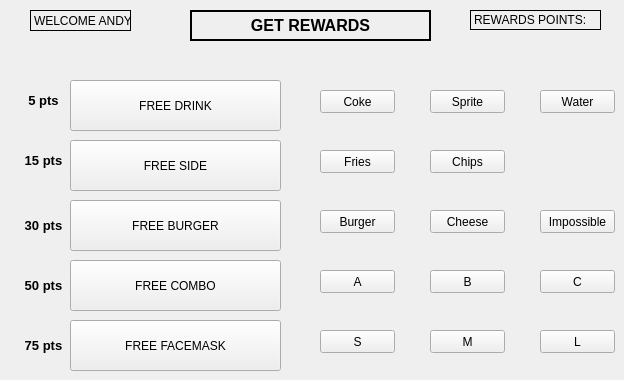
    <widget class="QWidget" name="rewards">
     <attribute name="title">
      <string>REWARDS</string>
     </attribute>
     <widget class="QLabel" name="greetings">
      <property name="geometry">
       <rect>
        <x>30</x>
        <y>10</y>
        <width>101</width>
        <height>21</height>
       </rect>
      </property>
      <property name="frameShape">
       <enum>QFrame::Box</enum>
      </property>
      <property name="text">
       <string>WELCOME ANDY!</string>
      </property>
      <property name="alignment">
       <set>Qt::AlignLeading|Qt::AlignLeft|Qt::AlignVCenter</set>
      </property>
     </widget>
     <widget class="QLabel" name="points">
      <property name="geometry">
       <rect>
        <x>470</x>
        <y>10</y>
        <width>131</width>
        <height>20</height>
       </rect>
      </property>
      <property name="frameShape">
       <enum>QFrame::Box</enum>
      </property>
      <property name="text">
       <string>REWARDS POINTS:</string>
      </property>
     </widget>
     <widget class="QLabel" name="label_17">
      <property name="geometry">
       <rect>
        <x>190</x>
        <y>10</y>
        <width>241</width>
        <height>31</height>
       </rect>
      </property>
      <property name="frameShape">
       <enum>QFrame::Box</enum>
      </property>
      <property name="lineWidth">
       <number>2</number>
      </property>
      <property name="text">
       <string>&lt;html&gt;&lt;head/&gt;&lt;body&gt;&lt;p&gt;&lt;span style=&quot; font-size:12pt; font-weight:600;&quot;&gt;GET REWARDS&lt;/span&gt;&lt;/p&gt;&lt;/body&gt;&lt;/html&gt;</string>
      </property>
      <property name="alignment">
       <set>Qt::AlignCenter</set>
      </property>
     </widget>
     <widget class="QPushButton" name="freeDrink">
      <property name="geometry">
       <rect>
        <x>70</x>
        <y>80</y>
        <width>211</width>
        <height>51</height>
       </rect>
      </property>
      <property name="text">
       <string>FREE DRINK</string>
      </property>
     </widget>
     <widget class="QPushButton" name="freeSide">
      <property name="geometry">
       <rect>
        <x>70</x>
        <y>140</y>
        <width>211</width>
        <height>51</height>
       </rect>
      </property>
      <property name="text">
       <string>FREE SIDE</string>
      </property>
     </widget>
     <widget class="QPushButton" name="freeBurger">
      <property name="geometry">
       <rect>
        <x>70</x>
        <y>200</y>
        <width>211</width>
        <height>51</height>
       </rect>
      </property>
      <property name="text">
       <string>FREE BURGER</string>
      </property>
     </widget>
     <widget class="QPushButton" name="freeCombo">
      <property name="geometry">
       <rect>
        <x>70</x>
        <y>260</y>
        <width>211</width>
        <height>51</height>
       </rect>
      </property>
      <property name="text">
       <string>FREE COMBO</string>
      </property>
     </widget>
     <widget class="QPushButton" name="freeMask">
      <property name="geometry">
       <rect>
        <x>70</x>
        <y>320</y>
        <width>211</width>
        <height>51</height>
       </rect>
      </property>
      <property name="text">
       <string>FREE FACEMASK</string>
      </property>
     </widget>
     <widget class="QLabel" name="pts1">
      <property name="geometry">
       <rect>
        <x>20</x>
        <y>80</y>
        <width>47</width>
        <height>41</height>
       </rect>
      </property>
      <property name="text">
       <string>&lt;html&gt;&lt;head/&gt;&lt;body&gt;&lt;p&gt;&lt;span style=&quot; font-size:10pt; font-weight:600;&quot;&gt;5 pts&lt;/span&gt;&lt;/p&gt;&lt;/body&gt;&lt;/html&gt;</string>
      </property>
      <property name="alignment">
       <set>Qt::AlignCenter</set>
      </property>
     </widget>
     <widget class="QLabel" name="pts2">
      <property name="geometry">
       <rect>
        <x>20</x>
        <y>140</y>
        <width>47</width>
        <height>41</height>
       </rect>
      </property>
      <property name="text">
       <string>&lt;html&gt;&lt;head/&gt;&lt;body&gt;&lt;p&gt;&lt;span style=&quot; font-size:10pt; font-weight:600;&quot;&gt;15 pts&lt;/span&gt;&lt;/p&gt;&lt;/body&gt;&lt;/html&gt;</string>
      </property>
      <property name="alignment">
       <set>Qt::AlignCenter</set>
      </property>
     </widget>
     <widget class="QLabel" name="pts3">
      <property name="geometry">
       <rect>
        <x>20</x>
        <y>200</y>
        <width>47</width>
        <height>51</height>
       </rect>
      </property>
      <property name="text">
       <string>&lt;html&gt;&lt;head/&gt;&lt;body&gt;&lt;p&gt;&lt;span style=&quot; font-size:10pt; font-weight:600;&quot;&gt;30 pts&lt;/span&gt;&lt;/p&gt;&lt;/body&gt;&lt;/html&gt;</string>
      </property>
      <property name="alignment">
       <set>Qt::AlignCenter</set>
      </property>
     </widget>
     <widget class="QLabel" name="pts4">
      <property name="geometry">
       <rect>
        <x>20</x>
        <y>260</y>
        <width>47</width>
        <height>51</height>
       </rect>
      </property>
      <property name="text">
       <string>&lt;html&gt;&lt;head/&gt;&lt;body&gt;&lt;p&gt;&lt;span style=&quot; font-size:10pt; font-weight:600;&quot;&gt;50 pts&lt;/span&gt;&lt;/p&gt;&lt;/body&gt;&lt;/html&gt;</string>
      </property>
      <property name="alignment">
       <set>Qt::AlignCenter</set>
      </property>
     </widget>
     <widget class="QLabel" name="pts5">
      <property name="geometry">
       <rect>
        <x>20</x>
        <y>320</y>
        <width>47</width>
        <height>51</height>
       </rect>
      </property>
      <property name="text">
       <string>&lt;html&gt;&lt;head/&gt;&lt;body&gt;&lt;p&gt;&lt;span style=&quot; font-size:10pt; font-weight:600;&quot;&gt;75 pts&lt;/span&gt;&lt;/p&gt;&lt;/body&gt;&lt;/html&gt;</string>
      </property>
      <property name="alignment">
       <set>Qt::AlignCenter</set>
      </property>
     </widget>
     <widget class="QPushButton" name="cokeButton">
      <property name="geometry">
       <rect>
        <x>320</x>
        <y>90</y>
        <width>75</width>
        <height>23</height>
       </rect>
      </property>
      <property name="text">
       <string>Coke</string>
      </property>
     </widget>
     <widget class="QPushButton" name="spriteButton">
      <property name="geometry">
       <rect>
        <x>430</x>
        <y>90</y>
        <width>75</width>
        <height>23</height>
       </rect>
      </property>
      <property name="text">
       <string>Sprite</string>
      </property>
     </widget>
     <widget class="QPushButton" name="waterButton">
      <property name="geometry">
       <rect>
        <x>540</x>
        <y>90</y>
        <width>75</width>
        <height>23</height>
       </rect>
      </property>
      <property name="text">
       <string>Water</string>
      </property>
     </widget>
     <widget class="QPushButton" name="friesButton">
      <property name="geometry">
       <rect>
        <x>320</x>
        <y>150</y>
        <width>75</width>
        <height>23</height>
       </rect>
      </property>
      <property name="text">
       <string>Fries</string>
      </property>
     </widget>
     <widget class="QPushButton" name="chipsButton">
      <property name="geometry">
       <rect>
        <x>430</x>
        <y>150</y>
        <width>75</width>
        <height>23</height>
       </rect>
      </property>
      <property name="text">
       <string>Chips</string>
      </property>
     </widget>
     <widget class="QPushButton" name="burgerButton">
      <property name="geometry">
       <rect>
        <x>320</x>
        <y>210</y>
        <width>75</width>
        <height>23</height>
       </rect>
      </property>
      <property name="text">
       <string>Burger</string>
      </property>
     </widget>
     <widget class="QPushButton" name="cheeseButton">
      <property name="geometry">
       <rect>
        <x>430</x>
        <y>210</y>
        <width>75</width>
        <height>23</height>
       </rect>
      </property>
      <property name="text">
       <string>Cheese</string>
      </property>
     </widget>
     <widget class="QPushButton" name="impButton">
      <property name="geometry">
       <rect>
        <x>540</x>
        <y>210</y>
        <width>75</width>
        <height>23</height>
       </rect>
      </property>
      <property name="text">
       <string>Impossible</string>
      </property>
     </widget>
     <widget class="QPushButton" name="AButton">
      <property name="geometry">
       <rect>
        <x>320</x>
        <y>270</y>
        <width>75</width>
        <height>23</height>
       </rect>
      </property>
      <property name="text">
       <string>A</string>
      </property>
     </widget>
     <widget class="QPushButton" name="BButton">
      <property name="geometry">
       <rect>
        <x>430</x>
        <y>270</y>
        <width>75</width>
        <height>23</height>
       </rect>
      </property>
      <property name="text">
       <string>B</string>
      </property>
     </widget>
     <widget class="QPushButton" name="CButton">
      <property name="geometry">
       <rect>
        <x>540</x>
        <y>270</y>
        <width>75</width>
        <height>23</height>
       </rect>
      </property>
      <property name="text">
       <string>C</string>
      </property>
     </widget>
     <widget class="QPushButton" name="SButton">
      <property name="geometry">
       <rect>
        <x>320</x>
        <y>330</y>
        <width>75</width>
        <height>23</height>
       </rect>
      </property>
      <property name="text">
       <string>S</string>
      </property>
     </widget>
     <widget class="QPushButton" name="MButton">
      <property name="geometry">
       <rect>
        <x>430</x>
        <y>330</y>
        <width>75</width>
        <height>23</height>
       </rect>
      </property>
      <property name="text">
       <string>M</string>
      </property>
     </widget>
     <widget class="QPushButton" name="LButton">
      <property name="geometry">
       <rect>
        <x>540</x>
        <y>330</y>
        <width>75</width>
        <height>23</height>
       </rect>
      </property>
      <property name="text">
       <string>L</string>
      </property>
     </widget>
     <widget class="QLabel" name="directions">
      <property name="geometry">
       <rect>
        <x>70</x>
        <y>50</y>
        <width>541</width>
        <height>16</height>
       </rect>
      </property>
      <property name="text">
       <string/>
      </property>
      <property name="alignment">
       <set>Qt::AlignCenter</set>
      </property>
     </widget>
    </widget>
